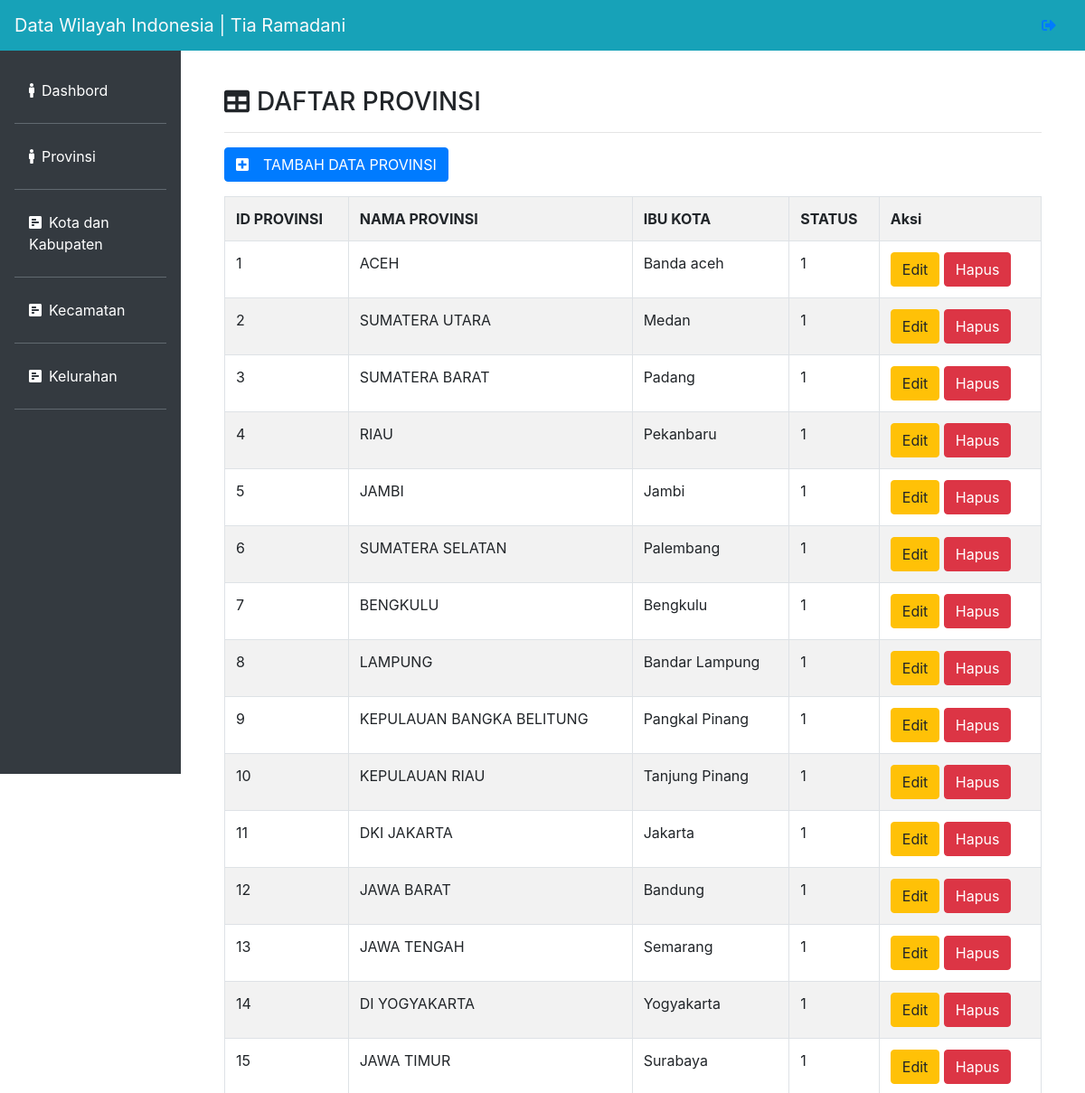
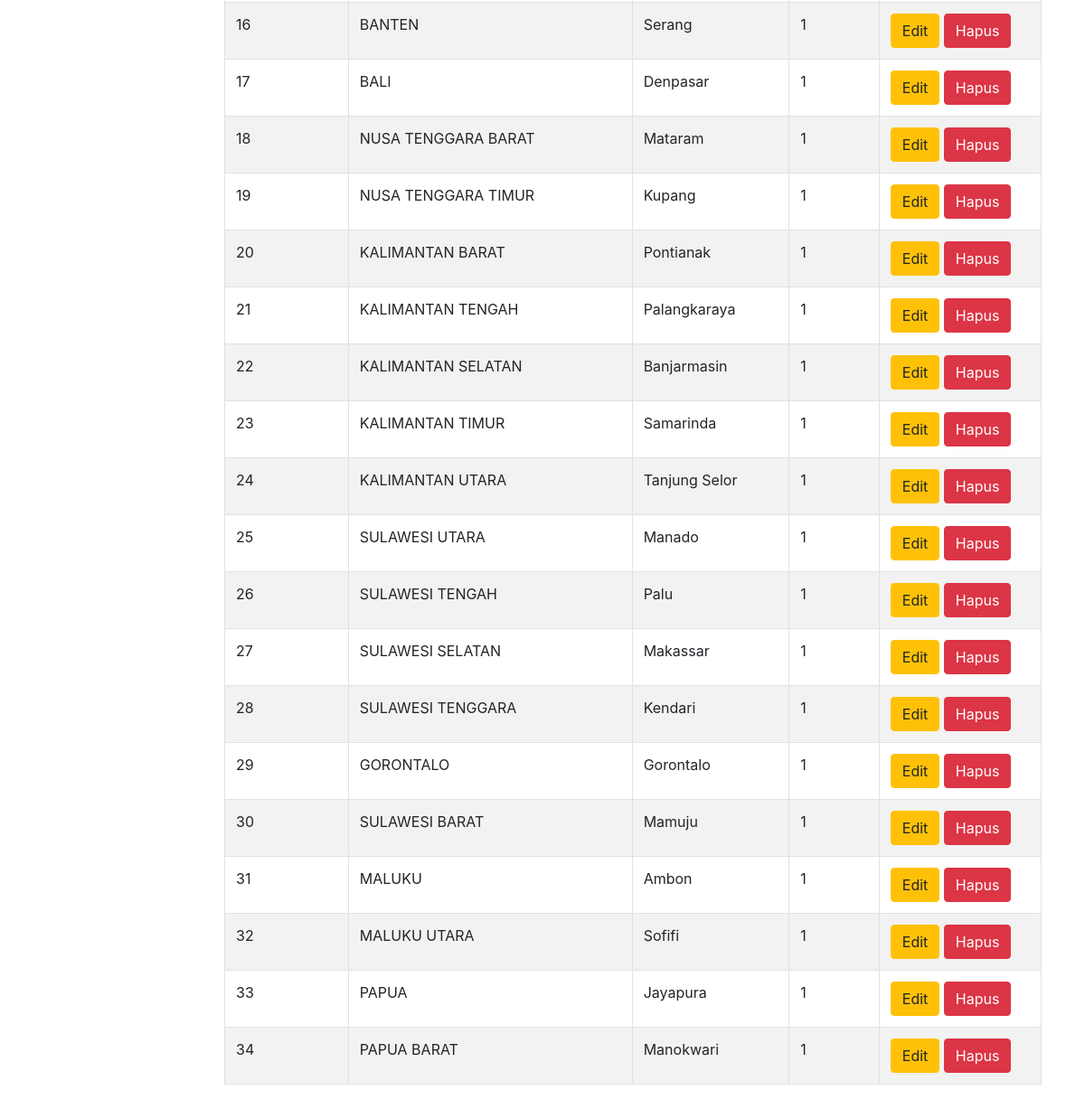
/provinsi.php (signed in), run on the app's committed database (2 pictures, top to bottom).
### tables this page shows
CREATE TABLE `provinsi` (
  `prov_id` int(11) NOT NULL,
  `prov_name` varchar(255) DEFAULT NULL,
  `ibukota` varchar(30) DEFAULT NULL,
  `status` int(11) DEFAULT '1'
);

### provinsi.php (the view, shortened to what this page needs)
<?php
include"koneksidatabase.php";
?>
<?php
include 'header.php';
 ?>
  <div class="col-md-10 p-5 pt-2">
    <h3> <i class="fas fa-table mr-2"></i></i>DAFTAR PROVINSI</h3><hr>
         <a href="tambahprovinsi.php" class="btn btn-primary mb-3"><i class="fas fa-plus-square mr-3"></i>TAMBAH DATA PROVINSI</a> <br>
          <table class="table table-bordered table-striped">
          <tr class="karyawan">
            <th>ID PROVINSI</th>
            <th>NAMA PROVINSI</th>
            <th>IBU KOTA</th>
            <th>STATUS</th>
            <th>Aksi</th>
          </tr>
             <?php
             $query=mysqli_query ($koneksi, "SELECT * FROM provinsi ORDER BY prov_id ASC");
               while($data=mysqli_fetch_array($query)):
            ?>
           <tr>
            <td><?=$data['prov_id']?></td>
            <td><?=$data['prov_name']?></td>
            <td><?=$data['ibukota']?></td>
            <td><?=$data['status']?></td>
            <td>
            <a href="editprovinsi.php?prov_id=<?= $data['prov_id']?>" class="btn btn-warning">Edit</a>
            <a href="hapusprovinsi.php?hal=hapus&id=<?=$data['prov_id']?>"
            onclick="return confirm('apakah anda yakin ingin menghapus data ini?')" class="btn btn-danger">Hapus</a>
            </td>
        </tr>
        <?php endwhile; ?>
          </table>
   </div>
  <?php
  include'footer.php';
   ?>

### header.php (shortened to what this page needs)
<!doctype html>
<html lang="en">
  <head>
    <link rel="stylesheet" href="asset/css/bootstrap.min.css">
    <link rel="stylesheet" href="asset/font/all.min.css">
    <link rel="stylesheet" href="admin.css">
  </head>
  <body>
  <nav class="navbar navbar-expand-lg navbar-info bg-info fixed-top">
  <a class="navbar-brand text-light" href="#">Data Wilayah Indonesia | Tia Ramadani </a>
    <a href="logout.php"><i class=" fas fa-sign-out-alt mr-3" data-toggle="tooltip" title="Sign out"></a></i>
</nav>
  <div class="row no-gutters mt-5">
      <div class="col-md-2 bg-dark mt-2 pr-3 pt-4 vh-100">
        <ul class="nav flex-column ml-3 mb-5">
          <li class="nav-item">
            <a class="nav-link active text-white" href="dashboard.php"><i class="fas fa-male mr-2"></i>Dashbord</a><hr class="bg-secondary">
          </li>
            <li class="nav-item">
            <a class="nav-link active text-white" href="provinsi.php"><i class="fas fa-male mr-2"></i>Provinsi</a><hr class="bg-secondary">
            </li>
            <li class="nav-item">
            <a class="nav-link active text-white" href="kota.php"><i class="fas fa-poll-h mr-2"></i>Kota dan Kabupaten</a><hr class="bg-secondary">
            </li>
             <li class="nav-item">
            <a class="nav-link active text-white" href="kecamatan.php"><i class="fas fa-poll-h mr-2"></i>Kecamatan</a><hr class="bg-secondary">
            </li>
            <li class="nav-item">
             <a class="nav-link active text-white" href="kelurahan.php"><i class="fas fa-poll-h mr-2"></i>Kelurahan</a><hr class="bg-secondary">
           </li>
        </ul>
      </div>
</body>

### footer.php (shortened to what this page needs)
  </body>
</html>

### data on the page
provinsi: prov_id "1", prov_name "ACEH", ibukota "Banda aceh", status "1"
provinsi: prov_id "2", prov_name "SUMATERA UTARA", ibukota "Medan", status "1"
provinsi: prov_id "3", prov_name "SUMATERA BARAT", ibukota "Padang", status "1"
provinsi: prov_id "4", prov_name "RIAU", ibukota "Pekanbaru", status "1"
provinsi: prov_id "5", prov_name "JAMBI", ibukota "Jambi", status "1"
provinsi: prov_id "6", prov_name "SUMATERA SELATAN", ibukota "Palembang", status "1"
provinsi: prov_id "7", prov_name "BENGKULU", ibukota "Bengkulu", status "1"
provinsi: prov_id "8", prov_name "LAMPUNG", ibukota "Bandar Lampung", status "1"
provinsi: prov_id "9", prov_name "KEPULAUAN BANGKA BELITUNG", ibukota "Pangkal Pinang", status "1"
provinsi: prov_id "10", prov_name "KEPULAUAN RIAU", ibukota "Tanjung Pinang", status "1"
provinsi: prov_id "11", prov_name "DKI JAKARTA", ibukota "Jakarta", status "1"
provinsi: prov_id "12", prov_name "JAWA BARAT", ibukota "Bandung", status "1"
provinsi: prov_id "13", prov_name "JAWA TENGAH", ibukota "Semarang", status "1"
provinsi: prov_id "14", prov_name "DI YOGYAKARTA", ibukota "Yogyakarta", status "1"
provinsi: prov_id "15", prov_name "JAWA TIMUR", ibukota "Surabaya", status "1"
provinsi: prov_id "16", prov_name "BANTEN", ibukota "Serang", status "1"
provinsi: prov_id "17", prov_name "BALI", ibukota "Denpasar", status "1"
provinsi: prov_id "18", prov_name "NUSA TENGGARA BARAT", ibukota "Mataram", status "1"
provinsi: prov_id "19", prov_name "NUSA TENGGARA TIMUR", ibukota "Kupang", status "1"
provinsi: prov_id "20", prov_name "KALIMANTAN BARAT", ibukota "Pontianak", status "1"
provinsi: prov_id "21", prov_name "KALIMANTAN TENGAH", ibukota "Palangkaraya", status "1"
provinsi: prov_id "22", prov_name "KALIMANTAN SELATAN", ibukota "Banjarmasin", status "1"
provinsi: prov_id "23", prov_name "KALIMANTAN TIMUR", ibukota "Samarinda", status "1"
provinsi: prov_id "24", prov_name "KALIMANTAN UTARA", ibukota "Tanjung Selor", status "1"
provinsi: prov_id "25", prov_name "SULAWESI UTARA", ibukota "Manado", status "1"
provinsi: prov_id "26", prov_name "SULAWESI TENGAH", ibukota "Palu", status "1"
provinsi: prov_id "27", prov_name "SULAWESI SELATAN", ibukota "Makassar", status "1"
provinsi: prov_id "28", prov_name "SULAWESI TENGGARA", ibukota "Kendari", status "1"
provinsi: prov_id "29", prov_name "GORONTALO", ibukota "Gorontalo", status "1"
provinsi: prov_id "30", prov_name "SULAWESI BARAT", ibukota "Mamuju", status "1"
provinsi: prov_id "31", prov_name "MALUKU", ibukota "Ambon", status "1"
provinsi: prov_id "32", prov_name "MALUKU UTARA", ibukota "Sofifi", status "1"
provinsi: prov_id "33", prov_name "PAPUA", ibukota "Jayapura", status "1"
provinsi: prov_id "34", prov_name "PAPUA BARAT", ibukota "Manokwari", status "1"
